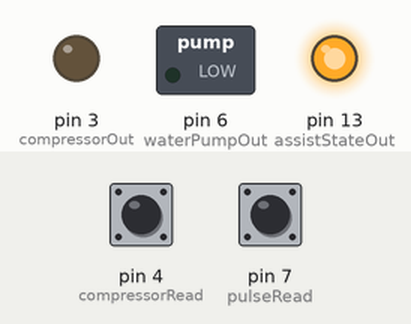
Simulated run of this sketch. Board: Arduino Uno, built with avr-gcc and run on an emulated ATmega328P. Parts: switched loads named in the sketch (green lamp = pin HIGH), output pins drawn as LEDs (lit = HIGH). Inputs (shaded band) come from the test bench; at power-on: pin 4 (compressorRead) HIGH, pin 7 (pulseRead) HIGH. What the sketch prints to the serial monitor is not drawn.

Above: at 1.2 s.
1.3 s: pin 4 (compressorRead) pulled LOW for 3.2 s
At 1.7 s:
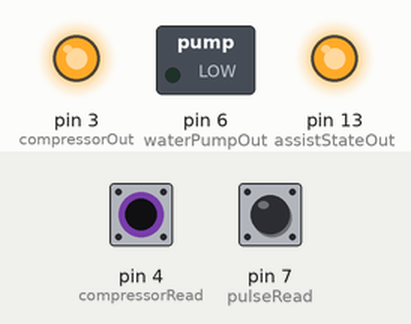
At 4.2 s:
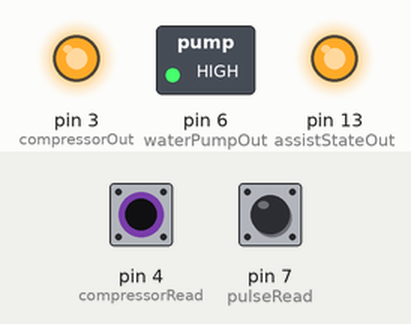
Timing chart, 0 to 6.0 s (numbered marks = the images above; inputs shaded):
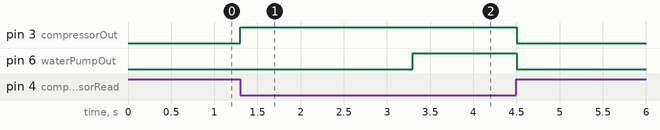

The sketch:

Car_AC_assistV2.ino
```cpp
/*
 * Author: Jenver I.
 *
 * Sketch for controlling the water pump that sprays water to the
 * vehicle AC condenser, which should assist in rapidly cooling the
 * condensed coolant
 *
 * Used home appliance automation
 *
 * This will have the functions to:
 *    - Automatically spray after a set cooldown
 *    - Override the cooldown and spray on a button press
 *    - Will only spray water while the compressor was ON
 */

#include <EEPROM.h>

bool isPumpEnabled = true;
#define pulseWidth 2200   // length of time the water pump was on
#define pulsePadding 2000 // delay before switching on the water pump when the compressor was on

// If compressor was ON longer than this threshold when cooled down
// The water pump cycle should not commence since the compressor may turn off before the cycle completes
#define thresholdWindow 2000
#define pumpDelay 90000 // Delay before next water pump cycle
bool isCycleOnGoing = false;
short cyclePhase = 0;
unsigned long cycleStart = 0;

// short overrideMode = 0; // Future implem: for changing the cycle cool down

struct instrumentState
{
  unsigned long lastOn = 0;
  unsigned long initialOn = 0;
  bool isOn = false;
  bool lastState = false;
  short pin;
  unsigned long triggerTime = 0; // For debouncing
};

instrumentState waterPump;
instrumentState acCompressor;

#define assistStateOut 13 // Indicator pin for the assist
#define compressorOut 3   // Indicator pin for the compressor state
#define compressorRead 4  // Pin for reading the state of the compressor
#define pulseRead 7    // Pin for pulsing the water pump
#define waterPumpOut 6 // Pin for the setting the water pump on or off
#define debounceTime 150 // Debounce time in milliseconds
#define PUMPSTATEADDRESS 5 // Address in the eeprom to read

// #define serialPrintDelay 700 // Delay before printing out again
// unsigned long serialTiming = 0;

void setup()
{

  Serial.begin(9600); // DELETE

  // put your setup code here, to run once:
  pinMode(assistStateOut, OUTPUT);
  pinMode(compressorOut, OUTPUT);
  pinMode(compressorRead, INPUT_PULLUP);
  pinMode(pulseRead, INPUT_PULLUP); // Pin for pulsing/flushing
  pinMode(waterPumpOut, OUTPUT);
  waterPump.pin = waterPumpOut;
  acCompressor.pin = compressorRead;
  Serial.println("Pins initialized"); // DELETE

  //get the last compressor state, incase the MCU was turned on while compressor was already running
  acCompressor.isOn = !digitalRead(compressorRead);
  acCompressor.lastState = !digitalRead(compressorRead);

  //  EEPROM.put(PUMPSTATEADDRESS, true);
  EEPROM.get(PUMPSTATEADDRESS, isPumpEnabled);
  Serial.println("Pins states initialized"); // DELETE

  // Indicate the state of the AC assist
  digitalWrite(assistStateOut, isPumpEnabled);
  if (!isPumpEnabled)
  {
    Serial.println("Assist disabled"); // DELETE
    return;
  }
}

void loop()
{

  // If enabled then enable the features
  digitalWrite(assistStateOut, isPumpEnabled);
  if (!isPumpEnabled) return;

  // Check first if the compressor was on
  // acCompressor.isOn = !digitalRead(acCompressor.pin );
  debounceButton(acCompressor);

  // Just get the compressor state and output it to pin
  digitalWrite(compressorOut, acCompressor.isOn);

  // If compressor is on, check if the pump needs to be turned on
  if (acCompressor.isOn)
  {

    // If currently being overridden ignore the following logics
    if (isPumpOverriden())
      return;

    // // Enable or disable the water pump
    if ((isWithinThreshold() && cyclePhase == 0) || (cyclePhase > 0))
    {

      switch (cyclePhase)
      {
      case 0: // Start of the cycle, previous cycle ended
        cycleStart = millis();
        cyclePhase = 1;
        break;
      case 1: // Start rendering padding
      case 2: // Padding render ongoing
        cyclePhase = renderPadding(cycleStart);
        break;
      case 3: // Start the water pump pulse
      case 4: // Water pump pulse on going
        cyclePhase = toggleWaterPump(cycleStart);
        break;
      case 5: // Start the cool down
      case 6: // Cool down on going
        cyclePhase = coolDown(cycleStart);
        break;
      }
    }
  }
  else
  {

    // If compressor is off, switch off the water pump too
    acCompressor.lastOn = millis();
    waterPump.isOn = LOW;
    waterPump.lastState = LOW;
    waterPump.lastOn = millis();

    // If the cycle was aborted prematurely, reset and start over again
    if (cyclePhase < 5) cyclePhase = 0;

  }
  digitalWrite(waterPump.pin, waterPump.isOn);
}

void debounceButton(struct instrumentState &button)
{
  button.isOn = !digitalRead(button.pin);
  if (!digitalRead(button.pin)){
    button.isOn = true;
    button.initialOn = millis();
  }else{
    button.isOn = false;
  }
  // // Debouncing causes irregularities
  // if (!digitalRead(button.pin))
  // { // The button was pulled up
  //   if ((!button.isOn) && (millis() - button.triggerTime > debounceTime))
  //   {
  //     button.isOn = true;
  //     button.initialOn = millis();
  //   }
  //   else
  //   {

  //     button.triggerTime = millis();
  //   }
  // }
  // else
  // {
  //   button.isOn = false;
  // }
}

// Main override, flush the water pump, do nothing if not overriden
bool isPumpOverriden()
{
  bool pulseStatus = !digitalRead(pulseRead);

  // Override ON
  if (pulseStatus)
  {

    waterPump.isOn = true;
    waterPump.initialOn = millis();
    cyclePhase = 6;                              // Go directly straight to cooldown phase
    digitalWrite(waterPump.pin, waterPump.isOn); // Overrride will skip the normal cycle so turn ON the pin here
  }
  else
  {
    // Override OFF
    if (cyclePhase == 6 || cyclePhase < 3)
    {
      waterPump.isOn = false;
    }
  }
  return pulseStatus;
}

// Check if the cycle can execute by checking if within the time window
bool isWithinThreshold()
{

  // In case the compressor has turned OFF and turned on again
  unsigned long timeDiff = millis() - acCompressor.initialOn;
  if (timeDiff < thresholdWindow)
  {

    return true;
  }
  // In case the compressor is ON longer than the water pump cycle
  else if (timeDiff > pulsePadding + pulseWidth + pumpDelay)
  {

    return true;
  }
  return false;
}

// Wait the time padding before enabling the water pump
short renderPadding(unsigned long cycleStart)
{
  short cyclePhase = 2;
  if (millis() - cycleStart >= pulsePadding)
  {

    cyclePhase = 3;
  }
  return cyclePhase;
}

// Check if the water pump needs to be turn on or off
short toggleWaterPump(unsigned long cycleStart)
{

  short cyclePhase = 4;
  if (millis() - cycleStart >= pulsePadding + pulseWidth)
  {

    waterPump.lastOn = millis();
    waterPump.isOn = LOW;
    cyclePhase = 5;

    // If the last turn on for the water pump exceeds the delay and the padding, turn it on
  }
  else
  {

    waterPump.initialOn = millis();
    waterPump.isOn = HIGH;
  }

  return cyclePhase;
}

// Cooldown period after activating the pump
short coolDown(unsigned long cycleStart)
{

  short cyclePhase = 6;
  if (millis() - cycleStart >= pulsePadding + pulseWidth + pumpDelay)
  {

    cyclePhase = 0;
  }
  else
  {

    waterPump.isOn = false;
  }

  return cyclePhase;
}

// // Serial print line with delay
// void timedPrint(String toPrint)
// {
//   if (millis() - serialTiming >= serialPrintDelay)
//   {
//     Serial.println(toPrint);
//     serialTiming = millis();
//   }
// }
```

Measured:
- after the input at 1.3 s, pin 3 (compressorOut): LOW → HIGH at once, → LOW 3.2 s later; pin 6 (waterPumpOut): LOW → HIGH after 2.0 s, → LOW 1.2 s later
